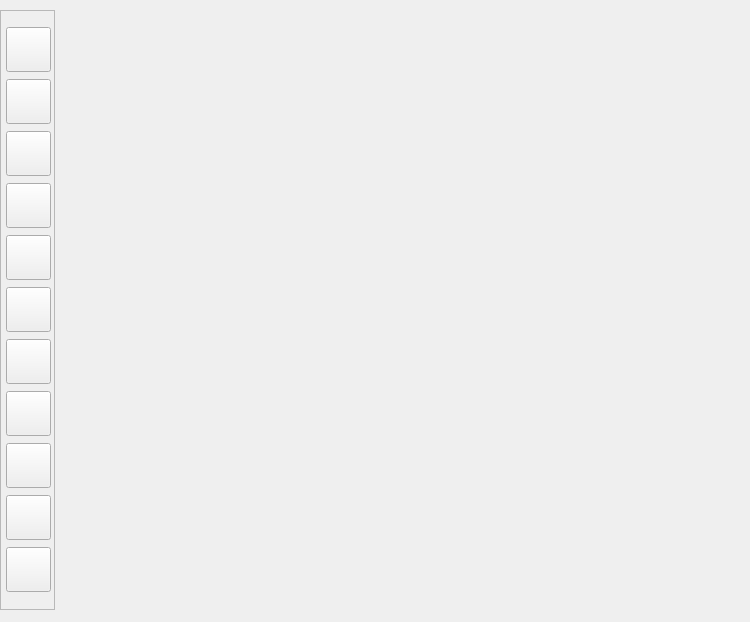
<?xml version="1.0" encoding="UTF-8"?>
<ui version="4.0">
 <class>MainWidget</class>
 <widget class="QWidget" name="MainWidget">
  <property name="geometry">
   <rect>
    <x>0</x>
    <y>0</y>
    <width>750</width>
    <height>622</height>
   </rect>
  </property>
  <property name="sizePolicy">
   <sizepolicy hsizetype="Preferred" vsizetype="Preferred">
    <horstretch>0</horstretch>
    <verstretch>0</verstretch>
   </sizepolicy>
  </property>
  <property name="minimumSize">
   <size>
    <width>750</width>
    <height>622</height>
   </size>
  </property>
  <property name="maximumSize">
   <size>
    <width>750</width>
    <height>622</height>
   </size>
  </property>
  <property name="windowTitle">
   <string>Form</string>
  </property>
  <widget class="QFrame" name="frame">
   <property name="geometry">
    <rect>
     <x>0</x>
     <y>10</y>
     <width>55</width>
     <height>600</height>
    </rect>
   </property>
   <property name="minimumSize">
    <size>
     <width>55</width>
     <height>600</height>
    </size>
   </property>
   <property name="maximumSize">
    <size>
     <width>55</width>
     <height>600</height>
    </size>
   </property>
   <property name="statusTip">
    <string/>
   </property>
   <property name="layoutDirection">
    <enum>Qt::RightToLeft</enum>
   </property>
   <property name="autoFillBackground">
    <bool>false</bool>
   </property>
   <property name="frameShape">
    <enum>QFrame::StyledPanel</enum>
   </property>
   <property name="frameShadow">
    <enum>QFrame::Raised</enum>
   </property>
   <property name="lineWidth">
    <number>0</number>
   </property>
   <widget class="QWidget" name="layoutWidget">
    <property name="geometry">
     <rect>
      <x>0</x>
      <y>10</y>
      <width>51</width>
      <height>581</height>
     </rect>
    </property>
    <layout class="QVBoxLayout" name="verticalLayout">
     <property name="spacing">
      <number>0</number>
     </property>
     <item>
      <widget class="QPushButton" name="avatarButton">
       <property name="minimumSize">
        <size>
         <width>45</width>
         <height>45</height>
        </size>
       </property>
       <property name="maximumSize">
        <size>
         <width>45</width>
         <height>45</height>
        </size>
       </property>
       <property name="text">
        <string/>
       </property>
      </widget>
     </item>
     <item>
      <widget class="QPushButton" name="chatButton">
       <property name="minimumSize">
        <size>
         <width>45</width>
         <height>45</height>
        </size>
       </property>
       <property name="maximumSize">
        <size>
         <width>45</width>
         <height>45</height>
        </size>
       </property>
       <property name="text">
        <string/>
       </property>
      </widget>
     </item>
     <item>
      <widget class="QPushButton" name="friendButton">
       <property name="minimumSize">
        <size>
         <width>45</width>
         <height>45</height>
        </size>
       </property>
       <property name="maximumSize">
        <size>
         <width>45</width>
         <height>45</height>
        </size>
       </property>
       <property name="text">
        <string/>
       </property>
      </widget>
     </item>
     <item>
      <widget class="QPushButton" name="momentsButton">
       <property name="minimumSize">
        <size>
         <width>45</width>
         <height>45</height>
        </size>
       </property>
       <property name="maximumSize">
        <size>
         <width>45</width>
         <height>45</height>
        </size>
       </property>
       <property name="text">
        <string/>
       </property>
      </widget>
     </item>
     <item>
      <widget class="QPushButton" name="pushButton_3">
       <property name="minimumSize">
        <size>
         <width>45</width>
         <height>45</height>
        </size>
       </property>
       <property name="maximumSize">
        <size>
         <width>45</width>
         <height>45</height>
        </size>
       </property>
       <property name="text">
        <string/>
       </property>
      </widget>
     </item>
     <item>
      <widget class="QPushButton" name="pushButton_4">
       <property name="minimumSize">
        <size>
         <width>45</width>
         <height>45</height>
        </size>
       </property>
       <property name="maximumSize">
        <size>
         <width>45</width>
         <height>45</height>
        </size>
       </property>
       <property name="text">
        <string/>
       </property>
      </widget>
     </item>
     <item>
      <widget class="QPushButton" name="pushButton_5">
       <property name="minimumSize">
        <size>
         <width>45</width>
         <height>45</height>
        </size>
       </property>
       <property name="maximumSize">
        <size>
         <width>45</width>
         <height>45</height>
        </size>
       </property>
       <property name="text">
        <string/>
       </property>
      </widget>
     </item>
     <item>
      <widget class="QPushButton" name="pushButton_6">
       <property name="minimumSize">
        <size>
         <width>45</width>
         <height>45</height>
        </size>
       </property>
       <property name="maximumSize">
        <size>
         <width>45</width>
         <height>45</height>
        </size>
       </property>
       <property name="text">
        <string/>
       </property>
      </widget>
     </item>
     <item>
      <widget class="QPushButton" name="pushButton_7">
       <property name="minimumSize">
        <size>
         <width>45</width>
         <height>45</height>
        </size>
       </property>
       <property name="maximumSize">
        <size>
         <width>45</width>
         <height>45</height>
        </size>
       </property>
       <property name="text">
        <string/>
       </property>
      </widget>
     </item>
     <item>
      <widget class="QPushButton" name="pushButton_8">
       <property name="minimumSize">
        <size>
         <width>45</width>
         <height>45</height>
        </size>
       </property>
       <property name="maximumSize">
        <size>
         <width>45</width>
         <height>45</height>
        </size>
       </property>
       <property name="text">
        <string/>
       </property>
      </widget>
     </item>
     <item>
      <widget class="QPushButton" name="setupButton">
       <property name="minimumSize">
        <size>
         <width>45</width>
         <height>45</height>
        </size>
       </property>
       <property name="maximumSize">
        <size>
         <width>45</width>
         <height>45</height>
        </size>
       </property>
       <property name="text">
        <string/>
       </property>
      </widget>
     </item>
    </layout>
   </widget>
  </widget>
  <widget class="QWidget" name="changeWidget" native="true">
   <property name="geometry">
    <rect>
     <x>60</x>
     <y>0</y>
     <width>681</width>
     <height>621</height>
    </rect>
   </property>
  </widget>
 </widget>
 <resources/>
 <connections/>
</ui>
